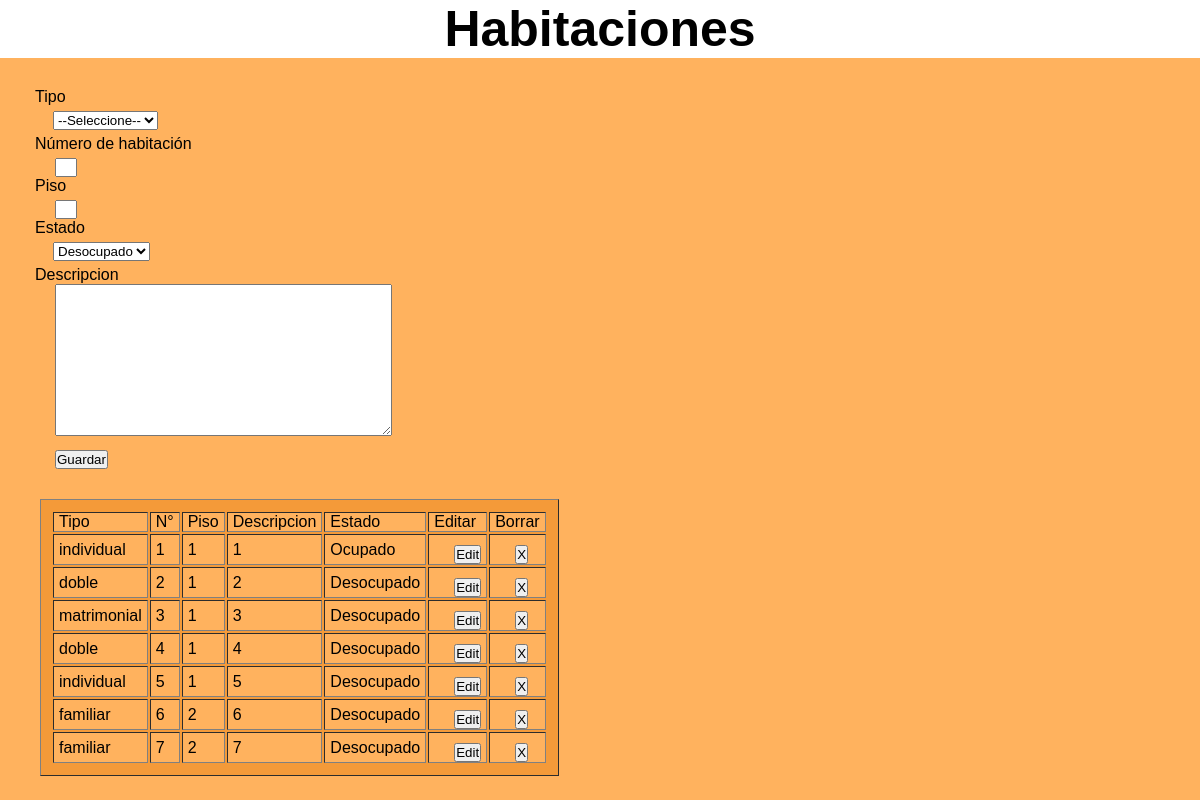
/habitaciones.php, run on an earlier commit of the app's database.
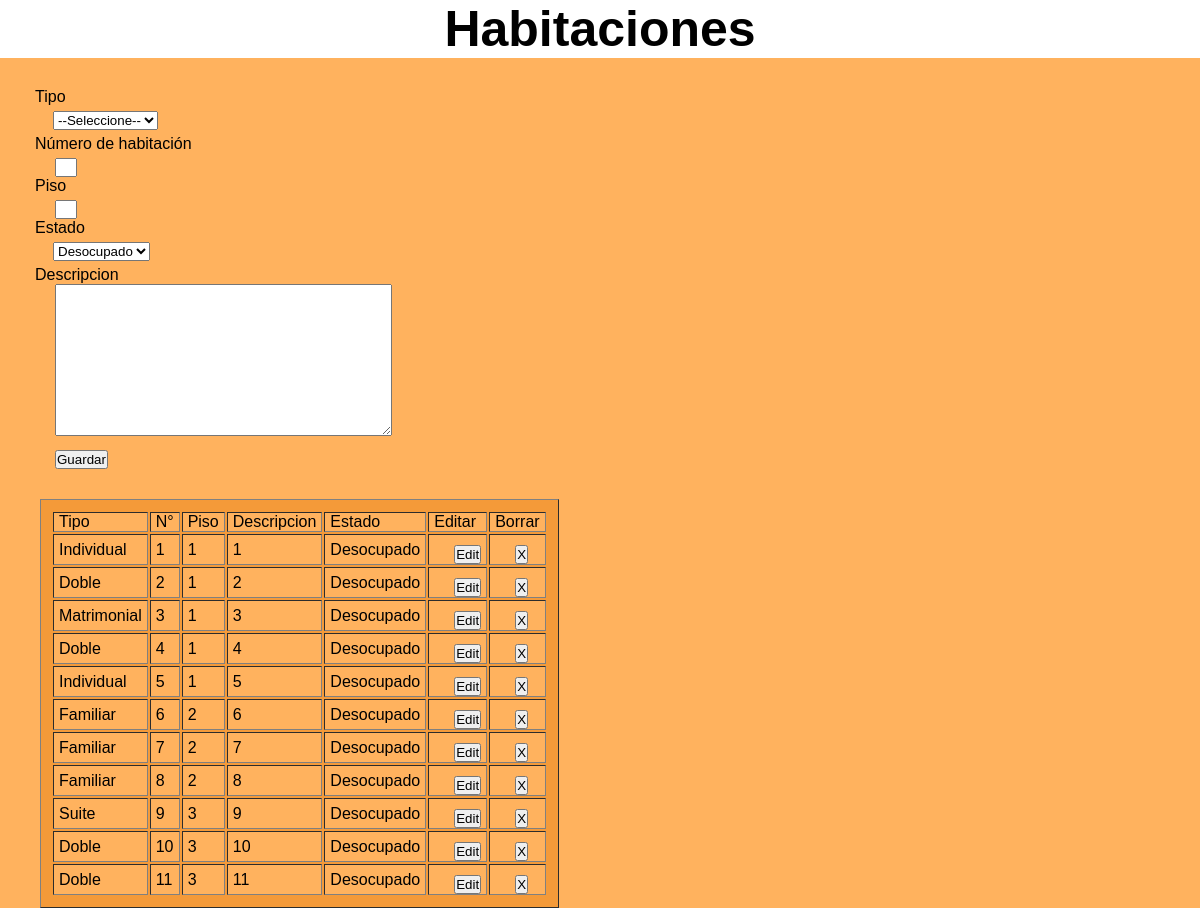
And on a later commit of the database.
### tables this page shows
CREATE TABLE `habitaciones` (
  `idHabitacion` int(3) NOT NULL,
  `idTipoHabitacion` varchar(25) NOT NULL,
  `nroHabitacion` int(2) NOT NULL,
  `piso` int(2) NOT NULL,
  `descripcion` varchar(50) NOT NULL,
  `status` tinyint(1) DEFAULT NULL
);

CREATE TABLE `tiposhabitacion` (
  `idTipo` int(3) NOT NULL,
  `tipo` varchar(25) NOT NULL
);

### conexion.php (called while the page is built, shortened)
<?php
	class conexion extends PDO
	{
		protected $pdo;
		public function getConexion(){
			return $this->pdo;
		}
		public function __construct(){
			try{
				$this->pdo = new PDO('mysql:host='.DB_HOST.';dbname='.DB_NAME,DB_USER,DB_PASS);
				$this->pdo->setAttribute(PDO::ATTR_ERRMODE,PDO::ERRMODE_EXCEPTION);
			}
			catch(Exception $e){
				die($e->getMessage());
			}
		}
	}
 ?>

### habitacion.model.php (called while the page is built, shortened)
<?php
    require_once "conexion.php";
class HabitacionModel{
    private $pdo;
    public function __construct(){
        $con = new Conexion();
        $this->pdo = $con->getConexion();
    }
    public function listar(){
        try{
            $result = array();
            $stm = $this->pdo->prepare("SELECT * FROM habitaciones");
            $stm->execute();
            foreach($stm->fetchAll(PDO::FETCH_OBJ) as $r){
                $hab = new Habitacion();
                $hab->setidHabitacion($r->idHabitacion);
                $hab->setIdTipoHabitacion($r->idTipoHabitacion);
                $hab->setNroHabitacion($r->nroHabitacion);
                $hab->setPiso($r->piso);
                $hab->setDescripcion($r->descripcion);
                $hab->setStatus($r->status);
                $result[] = $hab;
            }
            return $result;
        }catch(Exception $e){
            die($e->getMessage());
        }
    }
}
?>

### habitacion.entidad.php (called while the page is built, shortened)
<?php
    class Habitacion
    {
        private $idTipoHabitacion;
        private $nroHabitacion;
        private $piso;
        private $descripcion;
        private $status;
        public function getIdTipoHabitacion(){
            return $this->idTipoHabitacion;
        }
        public function setIdTipoHabitacion($idTipoHabitacion){
            $this->idTipoHabitacion = $idTipoHabitacion;
        }
        public function getNroHabitacion(){
            return $this->nroHabitacion;
        }
        public function setNroHabitacion($nroHabitacion){
            $this->nroHabitacion = $nroHabitacion;
        }
        public function getPiso(){
            return $this->piso;
        }
        public function setPiso($piso){
            $this->piso = $piso;
        }
        public function getDescripcion(){
            return $this->descripcion;
        }
        public function setDescripcion($descripcion){
            $this->descripcion = $descripcion;
        }
        public function getStatus(){
            return $this->status;
        }
        public function setStatus($status){
            $this->status = $status;
        }
    }

### tipoHabitacion.model.php (called while the page is built, shortened)
<?php
require_once("conexion.php");
class TipoHabitacionModel
{
    private $pdo;
    public function __construct(){
        $con = new Conexion();
        $this->pdo = $con->getConexion();
    }
    public function obtener($idTipo){
        try{
            $sql = "SELECT * FROM tiposhabitacion WHERE idTipo= ?";
            $stm = $this->pdo->prepare($sql);
            $stm->execute(array($idTipo));
            $r = $stm->fetch(PDO::FETCH_OBJ);
            $th = new TipoHabitacion();
            $th->setIdTipo($r->idTipo);
            $th->setTipo($r->tipo);
            return $th;
        }catch (Exception $e) {
            die($e->getMessage());
        }
    }
}
?>

### tipoHabitacion.entidad.php (called while the page is built, shortened)
<?php
    class TipoHabitacion
    {
        private $tipo;
        public function setTipo($tipo){
            $this->tipo = $tipo;
        }
        public function getTipo(){
            return $this->tipo;
        }
    }
?>

### habitaciones.php (the view, shortened to what the changed rows need)
<?php
    require_once "habitacion.model.php";
    require_once "habitacion.entidad.php";
    require_once "tipoHabitacion.entidad.php";
    require_once "tipoHabitacion.model.php";
    $model = new HabitacionModel();
    $tipoModel = new TipoHabitacionModel();
?>
<!DOCTYPE html>
<html>
<head>
    <link href="CSS/styles.css" type="text/css" rel="stylesheet" />
</head>
<body style="background-color:#ffb25e">
    <h1>Habitaciones</h1>
    <table border="1">
        <thead>
            <tr>
                <td>Tipo</td>
                <td>N°</td>
                <td>Piso</td>
                <td>Descripcion</td>
                <td>Estado</td>
                <td>Editar</td>
                <td>Borrar</td>
            </tr>
        </thead>
        <tbody>
  <?php foreach($model->listar() as $r){ ?>
            <tr>
                <td><?php echo $tipoModel->obtener($r->getIdTipoHabitacion())->getTipo(); ?></td>
                <td><?php echo $r->getNroHabitacion(); ?></td>
                <td><?php echo $r->getPiso(); ?></td>
                <td><?php echo $r->getDescripcion(); ?></td>
                <td><?php if($r->getStatus()==0){
                    echo "Desocupado";
                }else{
                    echo "Ocupado";
                } ?></td>
                <td>
                    <form action="habitaciones.php" method="POST" class="encasedForm">
                        <input type="submit" value="Edit" />
                    </form>
                </td>
                <td>
                    <form action="habitaciones.php" method="POST" class="encasedForm">
                        <input type="submit" value="X" />
                    </form>
                </td>
            </tr>
  <?php } ?>
        </tbody>
    </table>
</body>
</html>

What changed in the data, as far as the page shows it:
changed habitaciones (number 1 of 11 on the later page): idTipoHabitacion.tipo "individual" → "Individual"; status "Ocupado" → "Desocupado"
changed through a linked row, habitaciones (number 2 of 11 on the later page): idTipoHabitacion.tipo "doble" → "Doble"
changed through a linked row, habitaciones: idTipoHabitacion.tipo "matrimonial" → "Matrimonial"
changed through a linked row, habitaciones (number 4 of 11 on the later page): idTipoHabitacion.tipo "doble" → "Doble"
changed through a linked row, habitaciones (number 5 of 11 on the later page): idTipoHabitacion.tipo "individual" → "Individual"
changed through a linked row, habitaciones (number 6 of 11 on the later page): idTipoHabitacion.tipo "familiar" → "Familiar"
changed through a linked row, habitaciones (number 7 of 11 on the later page): idTipoHabitacion.tipo "familiar" → "Familiar"
added habitaciones: idTipoHabitacion.tipo "Familiar", nroHabitacion "8", piso "2", descripcion "8", status "Desocupado"
added habitaciones: idTipoHabitacion.tipo "Suite", nroHabitacion "9", piso "3", descripcion "9", status "Desocupado"
added habitaciones: idTipoHabitacion.tipo "Doble", nroHabitacion "10", piso "3", descripcion "10", status "Desocupado"
added habitaciones: idTipoHabitacion.tipo "Doble", nroHabitacion "11", piso "3", descripcion "11", status "Desocupado"
